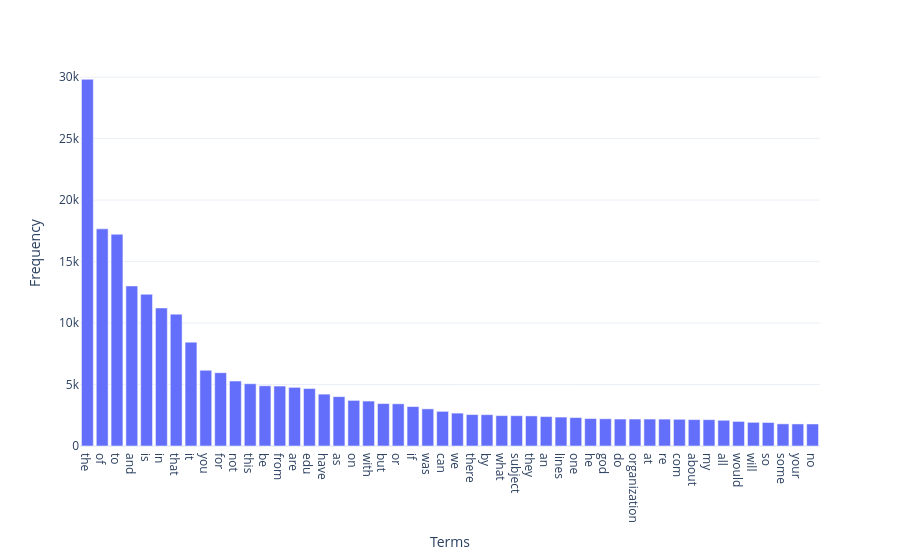

Notebook code for this chart:
### Code cell
# Answer here
# choose前N個最高頻率的詞
def plot_top_n_terms(term_frequencies, feature_names, n=100):
  
    freq_df = pd.DataFrame({
        'terms': feature_names, 'frequency': term_frequencies 
    })
    
    # 排序
    freq_df = freq_df.sort_values('frequency', ascending=False).head(n)

    fig = px.bar(freq_df,
                 x='terms', y='frequency',
                labels={'terms': 'Terms', 'frequency': 'Frequency'},
                 template='plotly_white')

    fig.show()

plot_top_n_terms(term_frequencies, 
                 count_vect.get_feature_names_out(),
                 n=50)

### Figure 1 — Plotly figure (JSON) as saved in the notebook; plotly's stock layout.template omitted (floating-point values rounded to 4 significant figures)
{"data": [{"hovertemplate": "Terms=%{x}<br>Frequency=%{y}<extra></extra>", "legendgroup": "", "marker": {"color": "#636efa", "pattern": {"shape": ""}}, "name": "", "orientation": "v", "showlegend": false, "textposition": "auto", "type": "bar", "x": ["the", "of", "to", "and", "is", "in", "that", "it", "you", "for", "not", "this", "be", "from", "are", "edu", "have", "as", "on", "with", "but", "or", "if", "was", "can", "we", "there", "by", "what", "subject", "they", "an", "lines", "one", "he", "god", "do", "organization", "at", "re", "com", "about", "my", "all", "would", "will", "so", "some", "your", "no"], "xaxis": "x", "y": [29825, 17660, 17222, 13017, 12343, 11226, 10723, 8447, 6157, 5962, 5285, 5063, 4898, 4877, 4769, 4675, 4218, 4015, 3709, 3655, 3453, 3432, 3208, 3020, 2818, 2674, 2556, 2548, 2472, 2464, 2448, 2393, 2353, 2312, 2232, 2216, 2193, 2192, 2191, 2186, 2172, 2148, 2143, 2093, 2000, 1925, 1912, 1802, 1793, 1791], "yaxis": "y"}], "layout": {"barmode": "relative", "legend": {"tracegroupgap": 0}, "margin": {"t": 60}, "xaxis": {"anchor": "y", "domain": [0, 1], "title": {"text": "Terms"}}, "yaxis": {"anchor": "x", "domain": [0, 1], "title": {"text": "Frequency"}}}}
